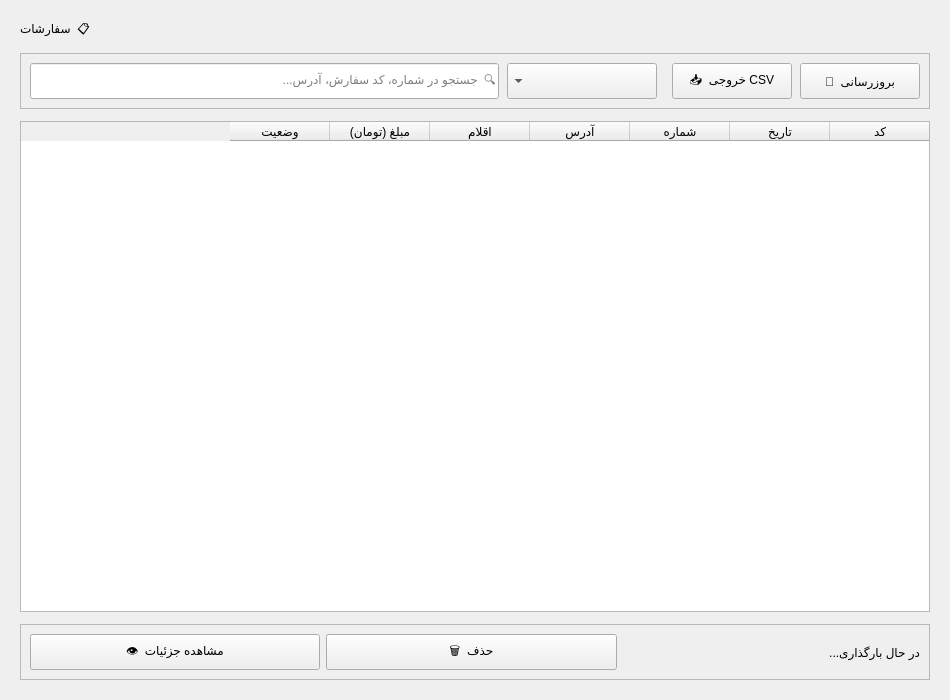
<?xml version="1.0" encoding="UTF-8"?>
<ui version="4.0">
 <class>OrdersPage</class>
 <widget class="QWidget" name="OrdersPage">
  <property name="geometry">
   <rect><x>0</x><y>0</y><width>950</width><height>700</height></rect>
  </property>
  <property name="layoutDirection"><enum>Qt::RightToLeft</enum></property>
  <layout class="QVBoxLayout" name="main_layout">
   <property name="spacing"><number>12</number></property>
   <property name="leftMargin"><number>20</number></property>
   <property name="topMargin"><number>20</number></property>
   <property name="rightMargin"><number>20</number></property>
   <property name="bottomMargin"><number>20</number></property>

   <item>
    <widget class="QLabel" name="page_title">
     <property name="text"><string>📋  سفارشات</string></property>
     <property name="alignment"><set>Qt::AlignRight|Qt::AlignVCenter</set></property>
    </widget>
   </item>

   <!-- Toolbar -->
   <item>
    <widget class="QFrame" name="toolbar">
     <property name="frameShape"><enum>QFrame::StyledPanel</enum></property>
     <layout class="QHBoxLayout" name="toolbar_layout">
      <property name="spacing"><number>8</number></property>

      <item>
       <widget class="QPushButton" name="refresh_btn">
        <property name="text"><string>🔄  بروزرسانی</string></property>
        <property name="minimumSize"><size><width>120</width><height>36</height></size></property>
        <property name="cursor"><cursorShape>PointingHandCursor</cursorShape></property>
       </widget>
      </item>

      <item>
       <widget class="QPushButton" name="export_btn">
        <property name="text"><string>📥  خروجی CSV</string></property>
        <property name="minimumSize"><size><width>120</width><height>36</height></size></property>
        <property name="cursor"><cursorShape>PointingHandCursor</cursorShape></property>
       </widget>
      </item>

      <item>
       <spacer name="sp1">
        <property name="orientation"><enum>Qt::Horizontal</enum></property>
       </spacer>
      </item>

      <item>
       <widget class="QComboBox" name="status_combo">
        <property name="minimumSize"><size><width>150</width><height>36</height></size></property>
       </widget>
      </item>

      <item>
       <widget class="QLineEdit" name="search_edit">
        <property name="minimumSize"><size><width>240</width><height>36</height></size></property>
        <property name="placeholderText"><string>🔍  جستجو در شماره، کد سفارش، آدرس...</string></property>
        <property name="clearButtonEnabled"><bool>true</bool></property>
       </widget>
      </item>

     </layout>
    </widget>
   </item>

   <!-- جدول سفارشات -->
   <item>
    <widget class="QTableWidget" name="orders_table">
     <property name="alternatingRowColors"><bool>true</bool></property>
     <property name="selectionBehavior"><enum>QAbstractItemView::SelectRows</enum></property>
     <property name="selectionMode"><enum>QAbstractItemView::SingleSelection</enum></property>
     <property name="editTriggers"><set>QAbstractItemView::NoEditTriggers</set></property>
     <property name="sortingEnabled"><bool>true</bool></property>
     <column><property name="text"><string>کد</string></property></column>
     <column><property name="text"><string>تاریخ</string></property></column>
     <column><property name="text"><string>شماره</string></property></column>
     <column><property name="text"><string>آدرس</string></property></column>
     <column><property name="text"><string>اقلام</string></property></column>
     <column><property name="text"><string>مبلغ (تومان)</string></property></column>
     <column><property name="text"><string>وضعیت</string></property></column>
    </widget>
   </item>

   <!-- Actions bar -->
   <item>
    <widget class="QFrame" name="actions_bar">
     <property name="frameShape"><enum>QFrame::StyledPanel</enum></property>
     <layout class="QHBoxLayout" name="actions_layout">

      <item>
       <widget class="QLabel" name="stats_label">
        <property name="text"><string>در حال بارگذاری...</string></property>
       </widget>
      </item>

      <item>
       <spacer name="sp2">
        <property name="orientation"><enum>Qt::Horizontal</enum></property>
       </spacer>
      </item>

      <item>
       <widget class="QPushButton" name="delete_btn">
        <property name="text"><string>🗑️  حذف</string></property>
        <property name="minimumSize"><size><width>100</width><height>36</height></size></property>
        <property name="cursor"><cursorShape>PointingHandCursor</cursorShape></property>
       </widget>
      </item>

      <item>
       <widget class="QPushButton" name="view_btn">
        <property name="text"><string>👁️  مشاهده جزئیات</string></property>
        <property name="minimumSize"><size><width>140</width><height>36</height></size></property>
        <property name="cursor"><cursorShape>PointingHandCursor</cursorShape></property>
       </widget>
      </item>

     </layout>
    </widget>
   </item>

  </layout>
 </widget>
 <resources/>
 <connections/>
</ui>
